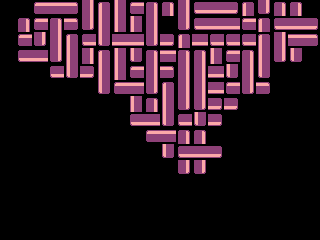

Tiled map render using the project's own tile images. Description and the map definition, with tile-layer contents summarised, below:
An orthogonal 20x15 tile map with 16x16 px tiles, 1 tile layer (Tile Layer 1) and 9 objects.

<map version="1.0" orientation="orthogonal" renderorder="right-down" width="20" height="15" tilewidth="16" tileheight="16" nextobjectid="10">
 <tileset firstgid="1" name="tiles" tilewidth="16" tileheight="16" tilecount="32">
  <image source="tiles.png" width="128" height="64" />
  <tile id="0">
   <properties>
    <property name="col" value="0" />
   </properties>
  </tile>
  <tile id="1">
   <properties>
    <property name="col" value="0" />
   </properties>
  </tile>
  <tile id="2">
   <properties>
    <property name="col" value="0" />
   </properties>
  </tile>
  <tile id="3">
   <properties>
    <property name="col" value="0" />
   </properties>
  </tile>
  <tile id="4">
   <properties>
    <property name="col" value="0" />
   </properties>
  </tile>
  <tile id="5">
   <properties>
    <property name="col" value="0" />
   </properties>
  </tile>
  <tile id="6">
   <properties>
    <property name="col" value="0" />
   </properties>
  </tile>
  <tile id="8">
   <properties>
    <property name="col" value="1" />
   </properties>
  </tile>
  <tile id="9">
   <properties>
    <property name="col" value="1" />
   </properties>
  </tile>
  <tile id="10">
   <properties>
    <property name="col" value="1" />
   </properties>
  </tile>
  <tile id="11">
   <properties>
    <property name="col" value="1" />
    <property name="die" value="" />
   </properties>
  </tile>
  <tile id="12">
   <properties>
    <property name="col" value="1" />
   </properties>
  </tile>
  <tile id="13">
   <properties>
    <property name="col" value="0" />
   </properties>
  </tile>
  <tile id="14">
   <properties>
    <property name="col" value="0" />
   </properties>
  </tile>
  <tile id="16">
   <properties>
    <property name="col" value="0" />
   </properties>
  </tile>
  <tile id="17">
   <properties>
    <property name="col" value="0" />
   </properties>
  </tile>
  <tile id="18">
   <properties>
    <property name="col" value="0" />
   </properties>
  </tile>
  <tile id="19">
   <properties>
    <property name="col" value="0" />
   </properties>
  </tile>
  <tile id="20">
   <properties>
    <property name="col" value="1" />
   </properties>
  </tile>
  <tile id="21">
   <properties>
    <property name="col" value="0" />
   </properties>
  </tile>
  <tile id="22">
   <properties>
    <property name="col" value="0" />
   </properties>
  </tile>
  <tile id="24">
   <properties>
    <property name="col" value="0" />
   </properties>
  </tile>
  <tile id="25">
   <properties>
    <property name="col" value="1" />
   </properties>
  </tile>
  <tile id="26">
   <properties>
    <property name="col" value="1" />
   </properties>
  </tile>
  <tile id="27">
   <properties>
    <property name="col" value="1" />
   </properties>
  </tile>
  <tile id="28">
   <properties>
    <property name="col" value="0" />
   </properties>
  </tile>
  <tile id="29">
   <properties>
    <property name="col" value="0" />
   </properties>
  </tile>
  <tile id="30">
   <properties>
    <property name="col" value="0" />
   </properties>
  </tile>
 </tileset>
 <layer name="Tile Layer 1" width="20" height="15">
  <data>[300 cells, 300 non-empty, 4 distinct tile ids]</data>
 </layer>
 <objectgroup name="Object Layer 1">
  <object id="1" gid="20" x="256" y="144" width="16" height="16">
   <properties>
    <property name="e" value="6" />
   </properties>
  </object>
  <object id="2" gid="20" x="96" y="176" width="16" height="16">
   <properties>
    <property name="e" value="6" />
   </properties>
  </object>
  <object id="3" gid="20" x="80" y="112" width="16" height="16">
   <properties>
    <property name="e" value="5" />
   </properties>
  </object>
  <object id="4" gid="20" x="48" y="192" width="16" height="16">
   <properties>
    <property name="e" value="4" />
   </properties>
  </object>
  <object id="5" gid="20" x="192" y="208" width="16" height="16">
   <properties>
    <property name="e" value="5" />
   </properties>
  </object>
  <object id="6" gid="20" x="32" y="160" width="16" height="16">
   <properties>
    <property name="e" value="5" />
   </properties>
  </object>
  <object id="7" gid="20" x="288" y="192" width="16" height="16">
   <properties>
    <property name="e" value="4" />
   </properties>
  </object>
  <object id="8" gid="5" x="304" y="16" width="16" height="16" />
  <object id="9" gid="5" x="160" y="32" width="16" height="16" />
 </objectgroup>
</map>
